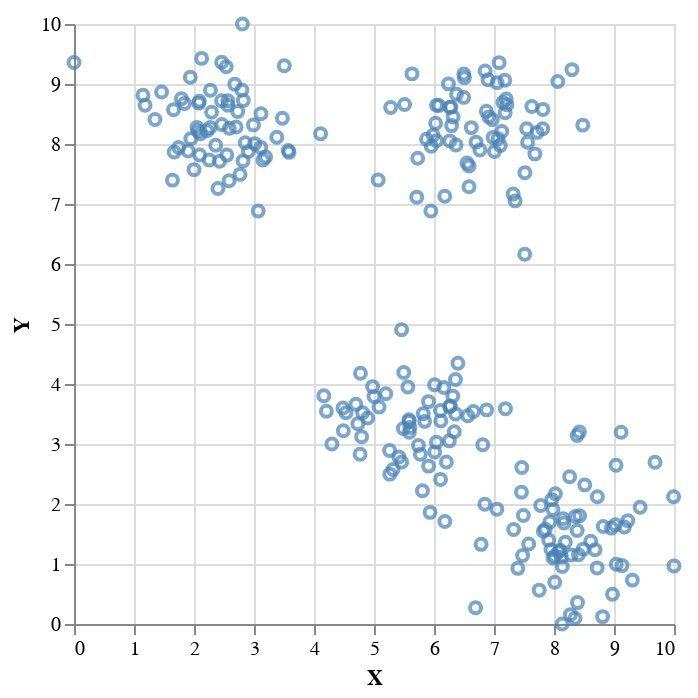

Source (notebook cell):
### Code cell
# %%script echo skipping

brush = alt.selection_interval(name="brs")

alt.Chart(source, name="sp").mark_point().encode(
    x='X:Q',
    y='Y:Q',
    color=alt.condition(brush, alt.value('steelblue'), alt.value('grey')),
).add_params(brush)

### Figure 1 — Vega-Lite specification as saved in the notebook (floating-point values rounded to 4 significant figures; data arrays with more than 128 entries replaced by an {"elided": "..."} marker saying what was removed)
{"$schema": "https://vega.github.io/schema/vega-lite/v5.8.0.json", "config": {"view": {"continuousHeight": 300, "continuousWidth": 300}}, "data": {"name": "data-bba5fc6c1f2393539049e3420e39060b"}, "datasets": {"data-bba5fc6c1f2393539049e3420e39060b": {"elided": "250 records"}}, "encoding": {"color": {"condition": {"param": "brs", "value": "steelblue"}, "value": "grey"}, "x": {"field": "X", "type": "quantitative"}, "y": {"field": "Y", "type": "quantitative"}}, "mark": {"type": "point"}, "name": "sp", "params": [{"name": "brs", "select": {"type": "interval"}}]}
